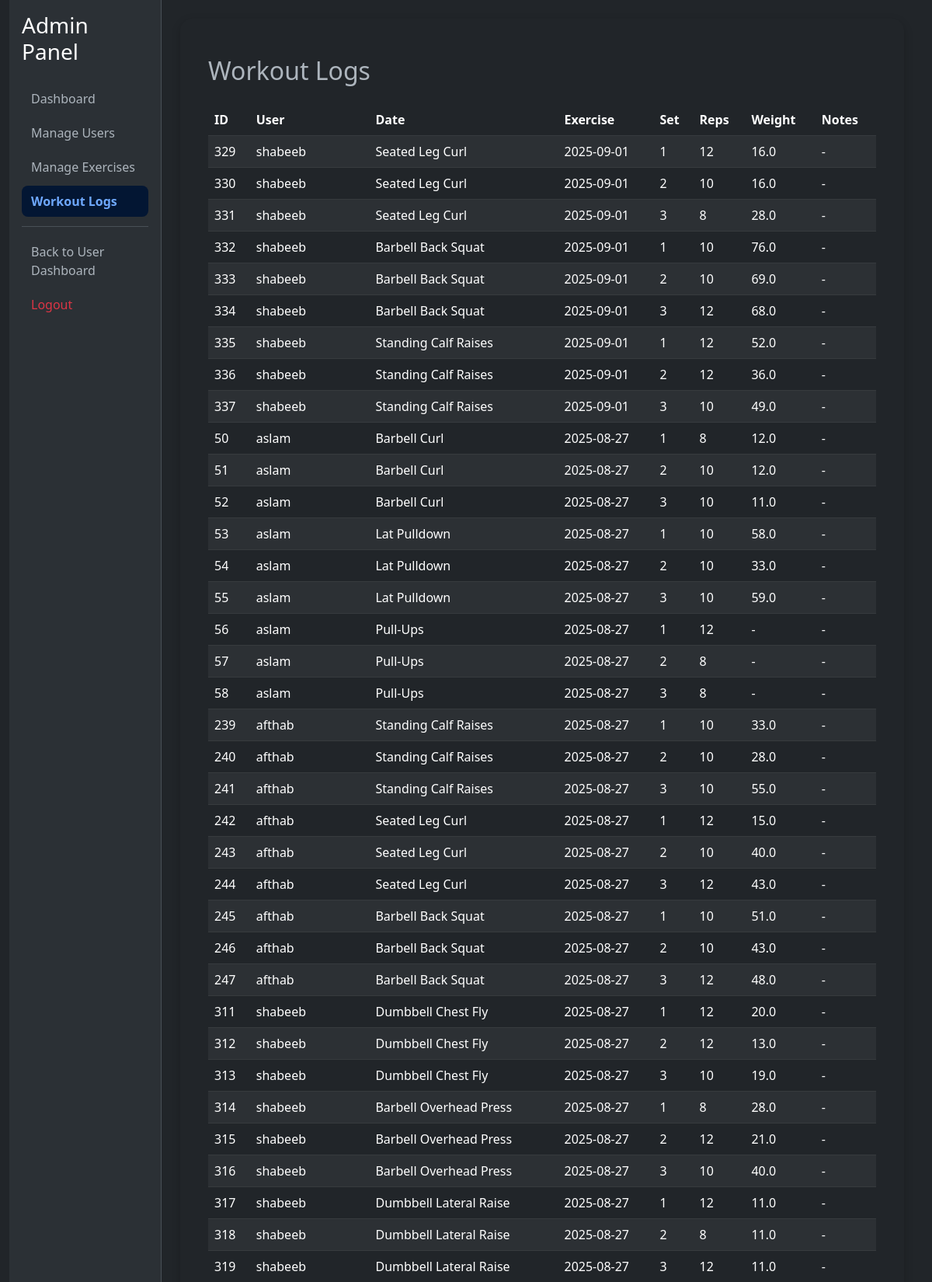
Screenshot of /admin/logs (signed in, upper part) with the database file from the repository.
### tables this page shows
CREATE TABLE "workouts" (
    id INTEGER PRIMARY KEY AUTOINCREMENT,
    user_id INTEGER,
    date TEXT NOT NULL,
    exercise_id INTEGER NOT NULL,
    set_number INTEGER NOT NULL,
    reps INTEGER NOT NULL,
    weight REAL,
    notes TEXT,
    FOREIGN KEY (user_id) REFERENCES users(id),
    FOREIGN KEY (exercise_id) REFERENCES exercises(id)
);

CREATE TABLE "users" (
	"id"	INTEGER,
	"username"	TEXT NOT NULL UNIQUE,
	"password"	TEXT NOT NULL,
	"is_admin"	INTEGER DEFAULT 0,
	PRIMARY KEY("id" AUTOINCREMENT)
);

CREATE TABLE "exercises" (
	"id"	INTEGER,
	"name"	TEXT NOT NULL UNIQUE,
	"muscle_group"	TEXT NOT NULL,
	"equipment"	TEXT,
	"type"	TEXT,
	"difficulty"	TEXT,
	"primary_muscle"	TEXT,
	PRIMARY KEY("id" AUTOINCREMENT)
);

### app.py (the view)
@app.route('/admin/logs')
@admin_required
def admin_workout_logs():
    conn = sqlite3.connect('workout_tracker.db')
    logs = conn.execute('''
        SELECT w.id, u.username, e.name AS exercise_name, w.date, w.set_number, w.reps, w.weight, w.notes
        FROM workouts w
        JOIN users u ON w.user_id = u.id
        JOIN exercises e ON w.exercise_id = e.id
        ORDER BY w.date DESC
    ''').fetchall()
    conn.close()
    return render_template('admin/logs.html', logs=logs)

### app.py (called while the page is built)
def admin_required(f):
    @wraps(f)
    def decorated_function(*args, **kwargs):
        if not session.get('user_id') or not session.get('is_admin'):
            flash("Access Denied. Admins Only.", "error")
            return redirect('/dashboard')
        return f(*args, **kwargs)
    return decorated_function

### templates/admin/logs.html
{% extends "admin/base.html" %}
{% block content %}
<div class="container mt-4">
    <h2 class="mb-4">Workout Logs</h2>
    <table class="table table-dark table-striped">
        <thead>
            <tr>
                <th>ID</th>
                <th>User</th>
                <th>Date</th>
                <th>Exercise</th>
                <th>Set</th>
                <th>Reps</th>
                <th>Weight</th>
                <th>Notes</th>
            </tr>
        </thead>
        <tbody>
            {% for log in logs %}
            <tr>
                <td>{{ log[0] }}</td>
                <td>{{ log[1] }}</td>
                <td>{{ log[2] }}</td>
                <td>{{ log[3] }}</td>
                <td>{{ log[4] }}</td>
                <td>{{ log[5] }}</td>
                <td>{{ log[6] if log[6] else '-' }}</td>
                <td>{{ log[7] if log[7] else '-' }}</td>
            </tr>
            {% endfor %}
        </tbody>
    </table>
</div>
{% endblock %}

### rows the page displays
workouts: id "329", username "shabeeb", name "Seated Leg Curl", date "2025-09-01", set_number "1", reps "12", weight "16.0", log "-"
workouts: id "330", username "shabeeb", name "Seated Leg Curl", date "2025-09-01", set_number "2", reps "10", weight "16.0", log "-"
workouts: id "331", username "shabeeb", name "Seated Leg Curl", date "2025-09-01", set_number "3", reps "8", weight "28.0", log "-"
workouts: id "332", username "shabeeb", name "Barbell Back Squat", date "2025-09-01", set_number "1", reps "10", weight "76.0", log "-"
workouts: id "333", username "shabeeb", name "Barbell Back Squat", date "2025-09-01", set_number "2", reps "10", weight "69.0", log "-"
workouts: id "334", username "shabeeb", name "Barbell Back Squat", date "2025-09-01", set_number "3", reps "12", weight "68.0", log "-"
workouts: id "335", username "shabeeb", name "Standing Calf Raises", date "2025-09-01", set_number "1", reps "12", weight "52.0", log "-"
workouts: id "336", username "shabeeb", name "Standing Calf Raises", date "2025-09-01", set_number "2", reps "12", weight "36.0", log "-"
workouts: id "337", username "shabeeb", name "Standing Calf Raises", date "2025-09-01", set_number "3", reps "10", weight "49.0", log "-"
workouts: id "50", username "aslam", name "Barbell Curl", date "2025-08-27", set_number "1", reps "8", weight "12.0", log "-"
workouts: id "51", username "aslam", name "Barbell Curl", date "2025-08-27", set_number "2", reps "10", weight "12.0", log "-"
workouts: id "52", username "aslam", name "Barbell Curl", date "2025-08-27", set_number "3", reps "10", weight "11.0", log "-"
workouts: id "53", username "aslam", name "Lat Pulldown", date "2025-08-27", set_number "1", reps "10", weight "58.0", log "-"
workouts: id "54", username "aslam", name "Lat Pulldown", date "2025-08-27", set_number "2", reps "10", weight "33.0", log "-"
workouts: id "55", username "aslam", name "Lat Pulldown", date "2025-08-27", set_number "3", reps "10", weight "59.0", log "-"
workouts: id "56", username "aslam", name "Pull-Ups", date "2025-08-27", set_number "1", reps "12", weight "-", log "-"
workouts: id "57", username "aslam", name "Pull-Ups", date "2025-08-27", set_number "2", reps "8", weight "-", log "-"
workouts: id "58", username "aslam", name "Pull-Ups", date "2025-08-27", set_number "3", reps "8", weight "-", log "-"
workouts: id "239", username "afthab", name "Standing Calf Raises", date "2025-08-27", set_number "1", reps "10", weight "33.0", log "-"
workouts: id "240", username "afthab", name "Standing Calf Raises", date "2025-08-27", set_number "2", reps "10", weight "28.0", log "-"
workouts: id "241", username "afthab", name "Standing Calf Raises", date "2025-08-27", set_number "3", reps "10", weight "55.0", log "-"
workouts: id "242", username "afthab", name "Seated Leg Curl", date "2025-08-27", set_number "1", reps "12", weight "15.0", log "-"
workouts: id "243", username "afthab", name "Seated Leg Curl", date "2025-08-27", set_number "2", reps "10", weight "40.0", log "-"
workouts: id "244", username "afthab", name "Seated Leg Curl", date "2025-08-27", set_number "3", reps "12", weight "43.0", log "-"
workouts: id "245", username "afthab", name "Barbell Back Squat", date "2025-08-27", set_number "1", reps "10", weight "51.0", log "-"
workouts: id "246", username "afthab", name "Barbell Back Squat", date "2025-08-27", set_number "2", reps "10", weight "43.0", log "-"
workouts: id "247", username "afthab", name "Barbell Back Squat", date "2025-08-27", set_number "3", reps "12", weight "48.0", log "-"
workouts: id "311", username "shabeeb", name "Dumbbell Chest Fly", date "2025-08-27", set_number "1", reps "12", weight "20.0", log "-"
workouts: id "312", username "shabeeb", name "Dumbbell Chest Fly", date "2025-08-27", set_number "2", reps "12", weight "13.0", log "-"
workouts: id "313", username "shabeeb", name "Dumbbell Chest Fly", date "2025-08-27", set_number "3", reps "10", weight "19.0", log "-"
workouts: id "314", username "shabeeb", name "Barbell Overhead Press", date "2025-08-27", set_number "1", reps "8", weight "28.0", log "-"
workouts: id "315", username "shabeeb", name "Barbell Overhead Press", date "2025-08-27", set_number "2", reps "12", weight "21.0", log "-"
workouts: id "316", username "shabeeb", name "Barbell Overhead Press", date "2025-08-27", set_number "3", reps "10", weight "40.0", log "-"
workouts: id "317", username "shabeeb", name "Dumbbell Lateral Raise", date "2025-08-27", set_number "1", reps "12", weight "11.0", log "-"
workouts: id "318", username "shabeeb", name "Dumbbell Lateral Raise", date "2025-08-27", set_number "2", reps "8", weight "11.0", log "-"
workouts: id "319", username "shabeeb", name "Dumbbell Lateral Raise", date "2025-08-27", set_number "3", reps "12", weight "11.0", log "-"
